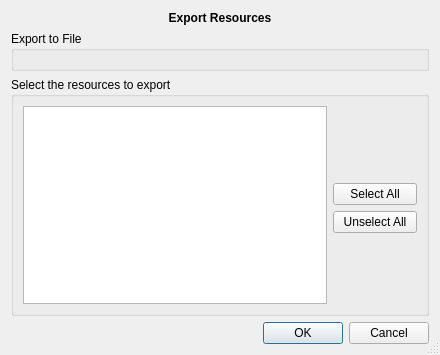
<?xml version="1.0" encoding="UTF-8"?>
<ui version="4.0">
 <class>KLFLibExportDialog</class>
 <widget class="QDialog" name="KLFLibExportDialog">
  <property name="geometry">
   <rect>
    <x>0</x>
    <y>0</y>
    <width>440</width>
    <height>355</height>
   </rect>
  </property>
  <property name="windowTitle">
   <string>Export Resources</string>
  </property>
  <property name="sizeGripEnabled">
   <bool>true</bool>
  </property>
  <property name="modal">
   <bool>true</bool>
  </property>
  <layout class="QGridLayout" name="lyt_KLFLibExportDialog" rowstretch="0,0,1,0" columnstretch="0,0">
   <item row="0" column="0" colspan="2">
    <widget class="QLabel" name="lblMain">
     <property name="sizePolicy">
      <sizepolicy hsizetype="Preferred" vsizetype="Fixed">
       <horstretch>0</horstretch>
       <verstretch>0</verstretch>
      </sizepolicy>
     </property>
     <property name="font">
      <font>
       <weight>75</weight>
       <bold>true</bold>
      </font>
     </property>
     <property name="text">
      <string>Export Resources</string>
     </property>
     <property name="alignment">
      <set>Qt::AlignCenter</set>
     </property>
    </widget>
   </item>
   <item row="3" column="0" colspan="2">
    <widget class="QDialogButtonBox" name="btns">
     <property name="orientation">
      <enum>Qt::Horizontal</enum>
     </property>
     <property name="standardButtons">
      <set>QDialogButtonBox::Cancel|QDialogButtonBox::Ok</set>
     </property>
    </widget>
   </item>
   <item row="2" column="0" colspan="2">
    <widget class="QGroupBox" name="gbxExport">
     <property name="title">
      <string>Select the resources to export</string>
     </property>
     <layout class="QGridLayout" name="gridLayout_2">
      <item row="0" column="0" rowspan="4">
       <widget class="QTreeView" name="lstRes"/>
      </item>
      <item row="0" column="1">
       <spacer name="vspc1">
        <property name="orientation">
         <enum>Qt::Vertical</enum>
        </property>
        <property name="sizeHint" stdset="0">
         <size>
          <width>84</width>
          <height>62</height>
         </size>
        </property>
       </spacer>
      </item>
      <item row="1" column="1">
       <widget class="QPushButton" name="btnSelectAll">
        <property name="text">
         <string>Select All</string>
        </property>
       </widget>
      </item>
      <item row="2" column="1">
       <widget class="QPushButton" name="btnUnselectAll">
        <property name="text">
         <string>Unselect All</string>
        </property>
       </widget>
      </item>
      <item row="3" column="1">
       <spacer name="vspc2">
        <property name="orientation">
         <enum>Qt::Vertical</enum>
        </property>
        <property name="sizeHint" stdset="0">
         <size>
          <width>84</width>
          <height>67</height>
         </size>
        </property>
       </spacer>
      </item>
     </layout>
    </widget>
   </item>
   <item row="1" column="0" colspan="2">
    <widget class="QGroupBox" name="gbxExportLocalFileWidget">
     <property name="minimumSize">
      <size>
       <width>0</width>
       <height>40</height>
      </size>
     </property>
     <property name="title">
      <string>Export to File</string>
     </property>
     <property name="flat">
      <bool>true</bool>
     </property>
    </widget>
   </item>
  </layout>
 </widget>
 <tabstops>
  <tabstop>lstRes</tabstop>
  <tabstop>btnSelectAll</tabstop>
  <tabstop>btnUnselectAll</tabstop>
  <tabstop>btns</tabstop>
 </tabstops>
 <resources/>
 <connections>
  <connection>
   <sender>btns</sender>
   <signal>accepted()</signal>
   <receiver>KLFLibExportDialog</receiver>
   <slot>accept()</slot>
   <hints>
    <hint type="sourcelabel">
     <x>254</x>
     <y>348</y>
    </hint>
    <hint type="destinationlabel">
     <x>157</x>
     <y>274</y>
    </hint>
   </hints>
  </connection>
  <connection>
   <sender>btns</sender>
   <signal>rejected()</signal>
   <receiver>KLFLibExportDialog</receiver>
   <slot>reject()</slot>
   <hints>
    <hint type="sourcelabel">
     <x>322</x>
     <y>348</y>
    </hint>
    <hint type="destinationlabel">
     <x>286</x>
     <y>274</y>
    </hint>
   </hints>
  </connection>
 </connections>
</ui>
